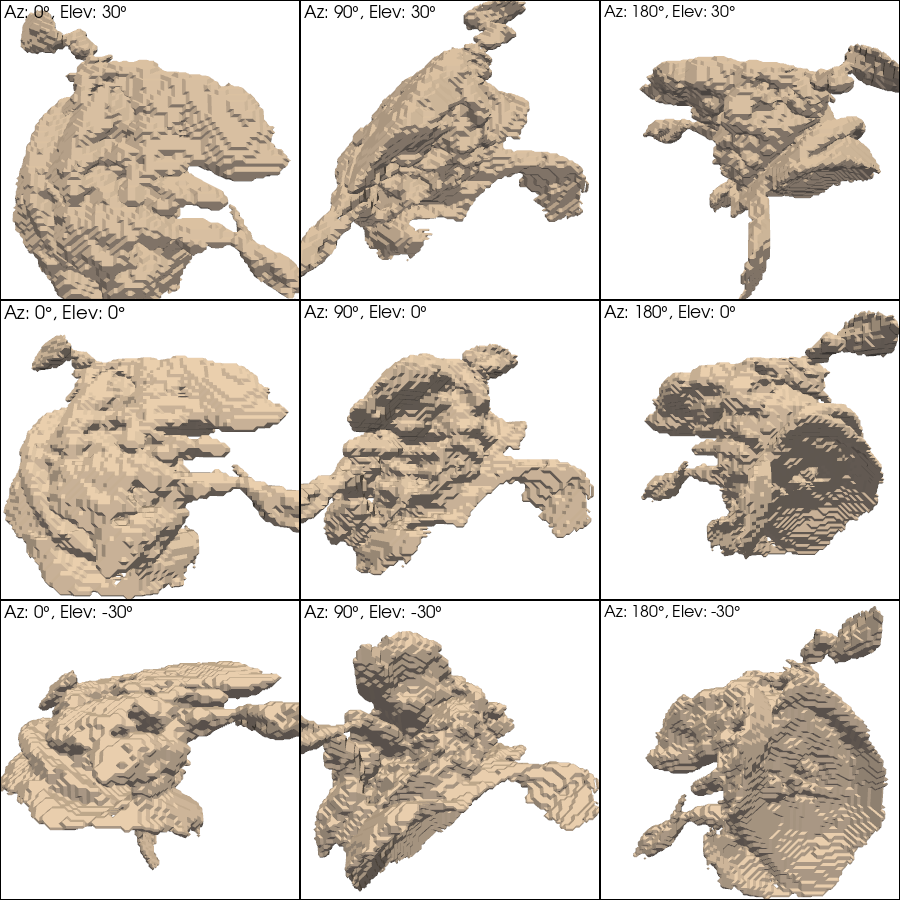
#> input picture figures/outlier_visual/images/Aorta-2_0060_SERIES0002_sdf.png, 900 x 900 px; its folder holds only this picture in this run
$ python view_images.py figures/outlier_visual/images
#> lines starting #> are read from the running program, lines starting #| are printed output that depends on the picture; after the words box and inside, x2 and y2 are one past the last pixel; in counts of white or black regions, pixels touching at a corner belong together
import os
import cv2
import argparse

def main():
    parser = argparse.ArgumentParser(
        description="Quick image viewer for manual quality check and annotation."
    )
    parser.add_argument("folder", type=str, help="Folder containing .png images", default="/work3/bmsha/quality_control/figures/outlier_visual/images/")
    parser.add_argument("--output", type=str, default="/work3/bmsha/quality_control/figures/outlier_visual/outliers.txt",
                        help="Output text file for selected image names")
    args = parser.parse_args()

    # List and sort all .png files in the folder
    folder = args.folder
    image_files = sorted([f for f in os.listdir(folder) if f.lower().endswith('.png')])

    if not image_files:
        print(f"No .png files found in folder: {folder}")
        return

    num_images = len(image_files)
    current_index = 0

    # Open the output file in append mode
    with open(args.output, 'a') as f_out:
        while True:
            # Build full path and load the image
            image_path = os.path.join(folder, image_files[current_index])
            img = cv2.imread(image_path)
#> img is the input picture: shape (900, 900, 3); mean B, G, R 199.2, 208.4, 216.3
            if img is None:
                print(f"Could not load image: {image_path}")
                current_index = (current_index + 1) % num_images
                continue

            # Optionally, add an overlay with the current index and filename
            display_img = img.copy()
            overlay_text = f"[{current_index+1}/{num_images}] {image_files[current_index]}"
            cv2.putText(display_img, overlay_text, (10, 30),
                        cv2.FONT_HERSHEY_SIMPLEX, 1, (0, 255, 0), 2)
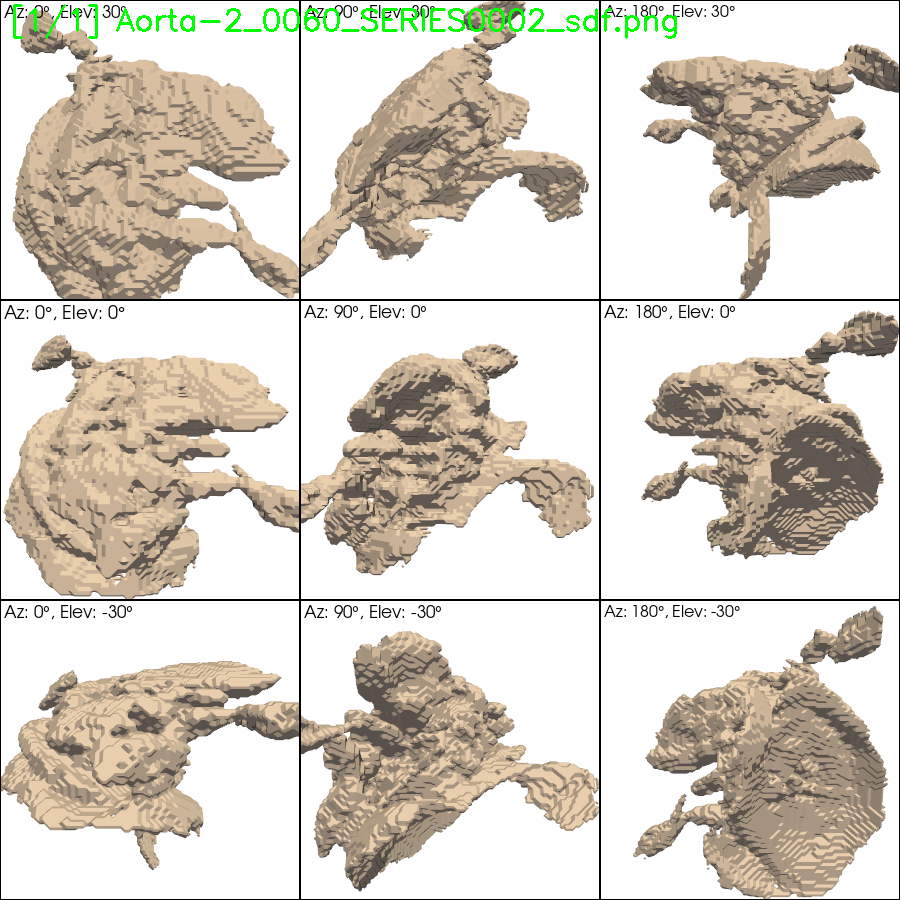
#> display_img: shape (900, 900, 3); 0.58% of pixels changed, all inside (x1, y1, x2, y2) = (13, 4, 677, 39)

            # Display the image in a window
            cv2.imshow("Image Viewer", display_img)

            # Wait for a key press
            key = cv2.waitKey(0) & 0xFF
#> (key Esc is pressed here)

            # Key mappings:
            #   ESC (27) -> exit
            #   Left arrow -> previous image
            #   Right arrow -> next image
            #   Space bar (32) -> select current image and append its name (without .png) to output file

            if key == 27:  # ESC key
                break
            elif key in [81, 2424832]:  # left arrow key (different codes may appear depending on OS)
                current_index = (current_index - 1) % num_images
            elif key in [83, 2555904]:  # right arrow key
                current_index = (current_index + 1) % num_images
            elif key == 32:  # space bar
                # Write filename without extension
                filename_no_ext = os.path.splitext(image_files[current_index])[0]
                f_out.write(filename_no_ext + "\n")
                f_out.flush()
                print(f"Selected: {filename_no_ext}")
                # Optionally, you can automatically move to the next image after selection:
                current_index = (current_index + 1) % num_images

    cv2.destroyAllWindows()

if __name__ == '__main__':
    main()

$ run again, on figures/outlier_visual/images/Aorta-2_0688_SERIES0011_sdf.png
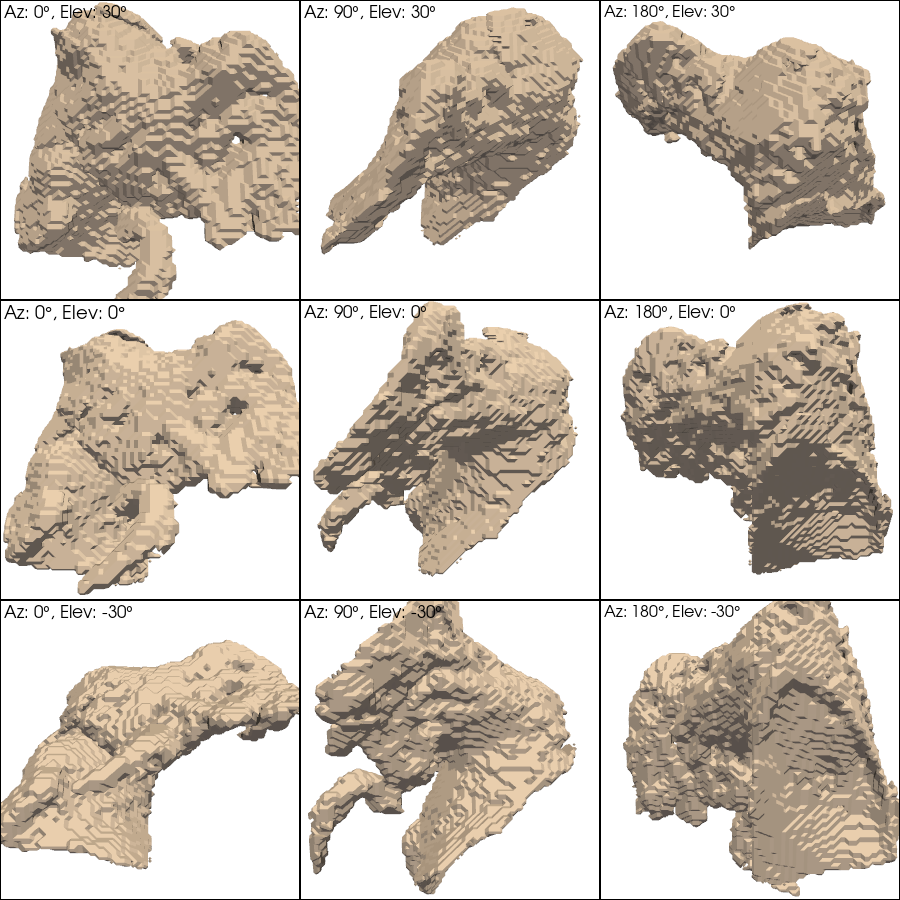
#> input picture figures/outlier_visual/images/Aorta-2_0688_SERIES0011_sdf.png, 900 x 900 px
#> in main, img is the input picture: shape (900, 900, 3); mean B, G, R 188, 198.7, 208
#> in main, `cv2.putText(display_img, overlay_text, (10, 30), cv2.FONT_HERSHEY_SIMP..`:
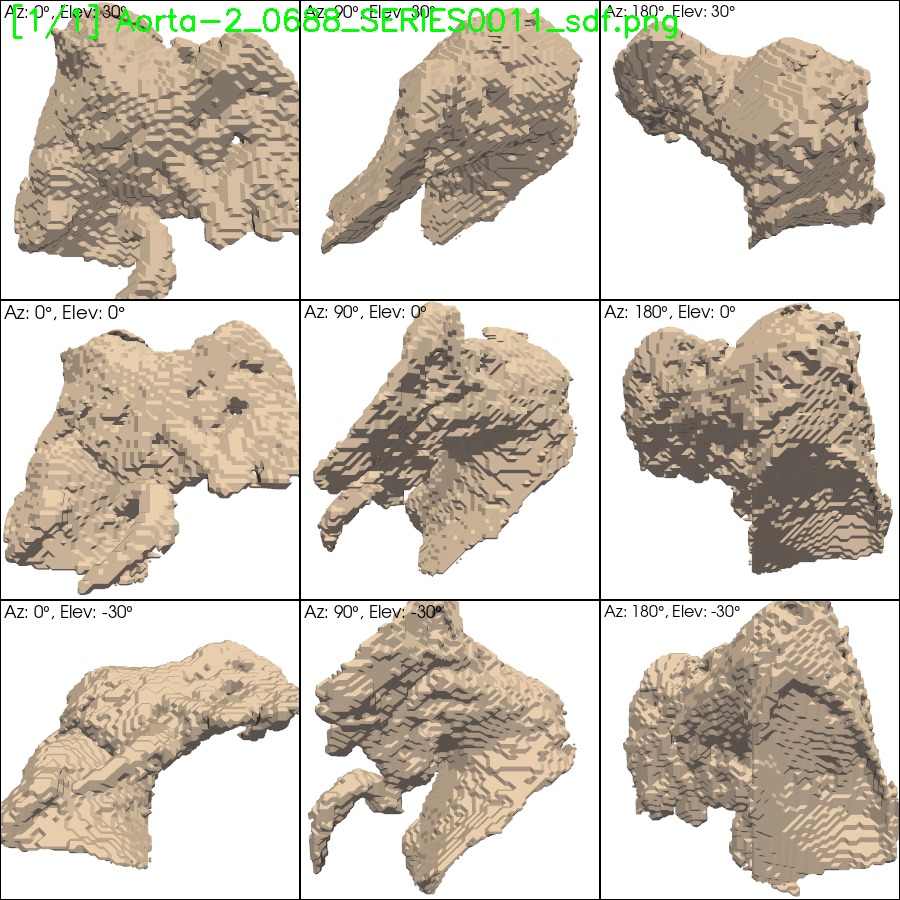
#> display_img: shape (900, 900, 3); 0.56% of pixels changed, all inside (x1, y1, x2, y2) = (13, 4, 677, 39)

$ run again, on figures/outlier_visual/images/Aorta-2_0734_SERIES0011_sdf.png
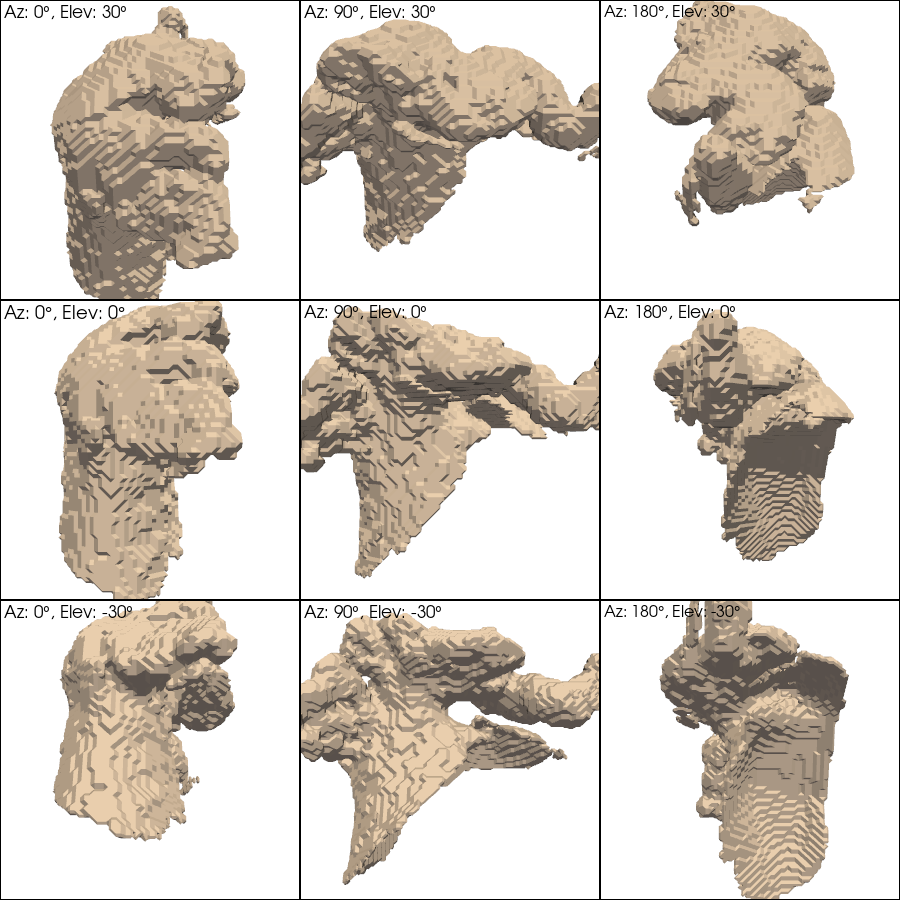
#> input picture figures/outlier_visual/images/Aorta-2_0734_SERIES0011_sdf.png, 900 x 900 px
#> in main, img is the input picture: shape (900, 900, 3); mean B, G, R 200.1, 208.6, 216
#> in main, `cv2.putText(display_img, overlay_text, (10, 30), cv2.FONT_HERSHEY_SIMP..`:
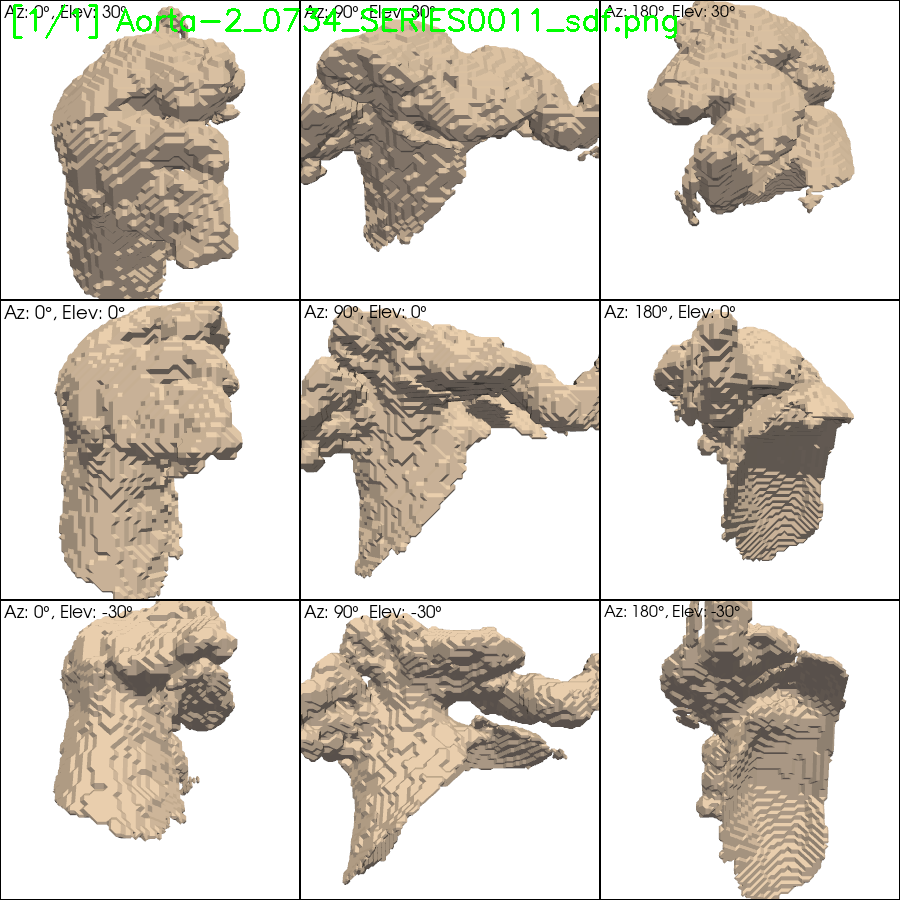
#> display_img: shape (900, 900, 3); 0.54% of pixels changed, all inside (x1, y1, x2, y2) = (13, 4, 677, 39)

$ run again, on figures/outlier_visual/images/Aorta-2_1023_SERIES0001_sdf.png
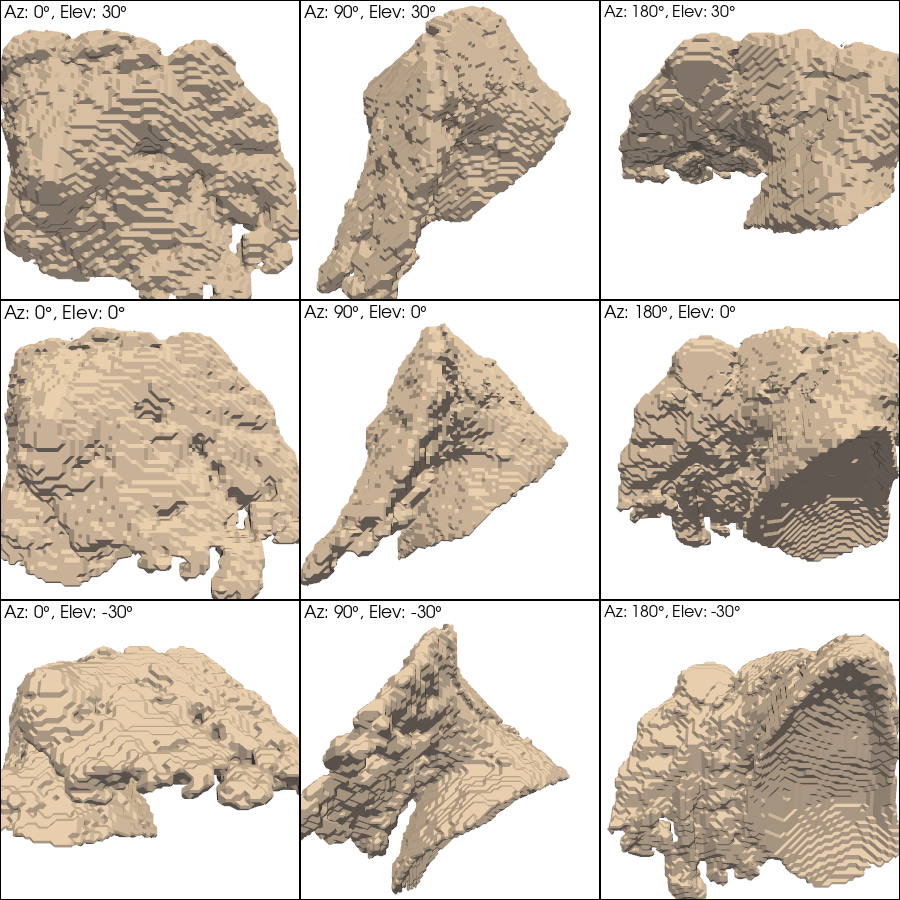
#> input picture figures/outlier_visual/images/Aorta-2_1023_SERIES0001_sdf.png, 900 x 900 px
#> in main, img is the input picture: shape (900, 900, 3); mean B, G, R 186.5, 198.6, 209.1
#> in main, `cv2.putText(display_img, overlay_text, (10, 30), cv2.FONT_HERSHEY_SIMP..`:
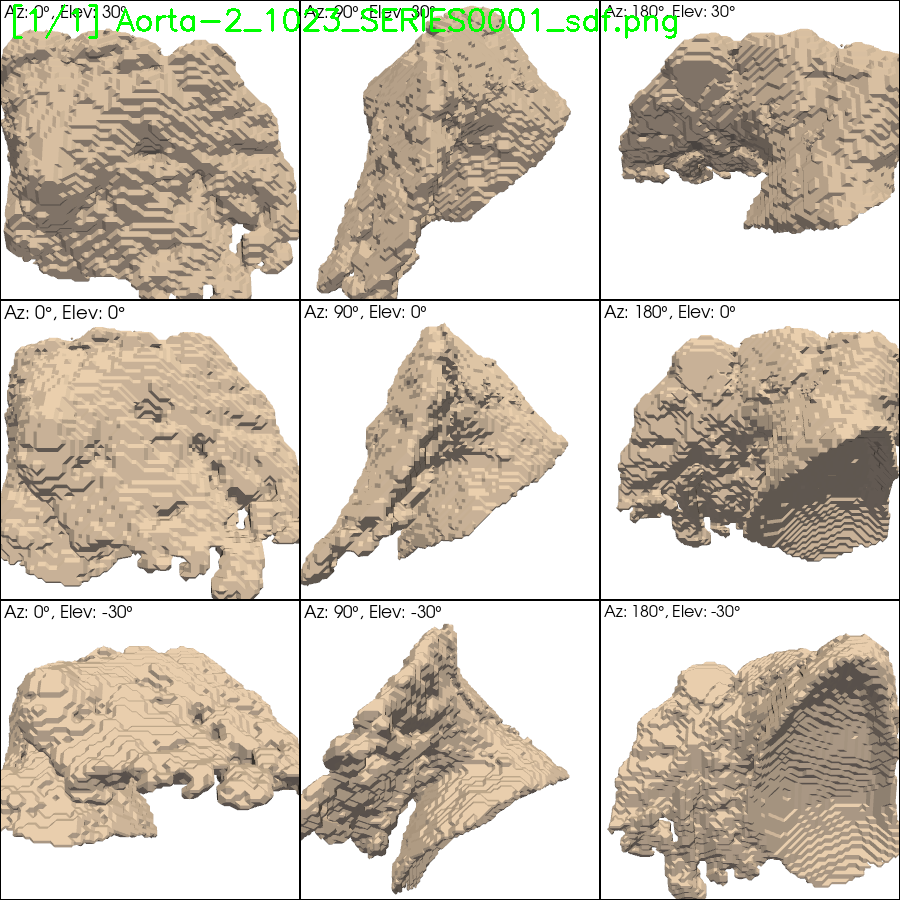
#> display_img: shape (900, 900, 3); 0.55% of pixels changed, all inside (x1, y1, x2, y2) = (13, 4, 677, 39)

$ run again, on figures/outlier_visual/images/Aorta-2_0212_SERIES0009_sdf.png
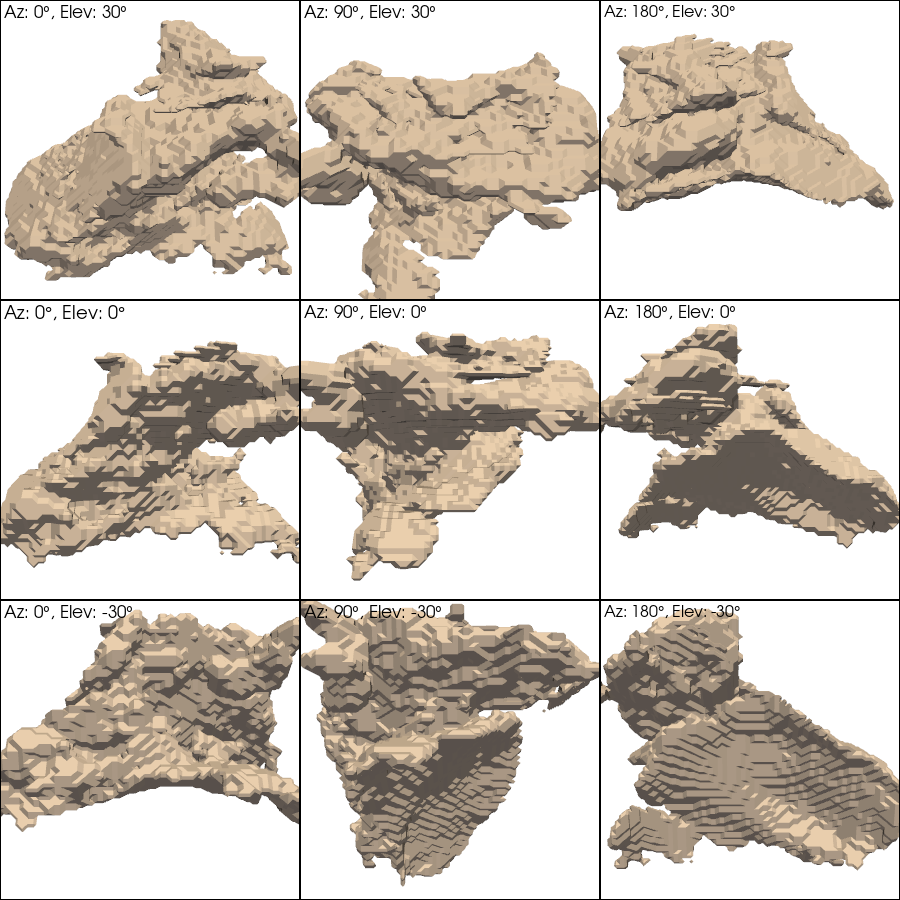
#> input picture figures/outlier_visual/images/Aorta-2_0212_SERIES0009_sdf.png, 900 x 900 px
#> in main, img is the input picture: shape (900, 900, 3); mean B, G, R 188.6, 198.3, 206.8
#> in main, `cv2.putText(display_img, overlay_text, (10, 30), cv2.FONT_HERSHEY_SIMP..`:
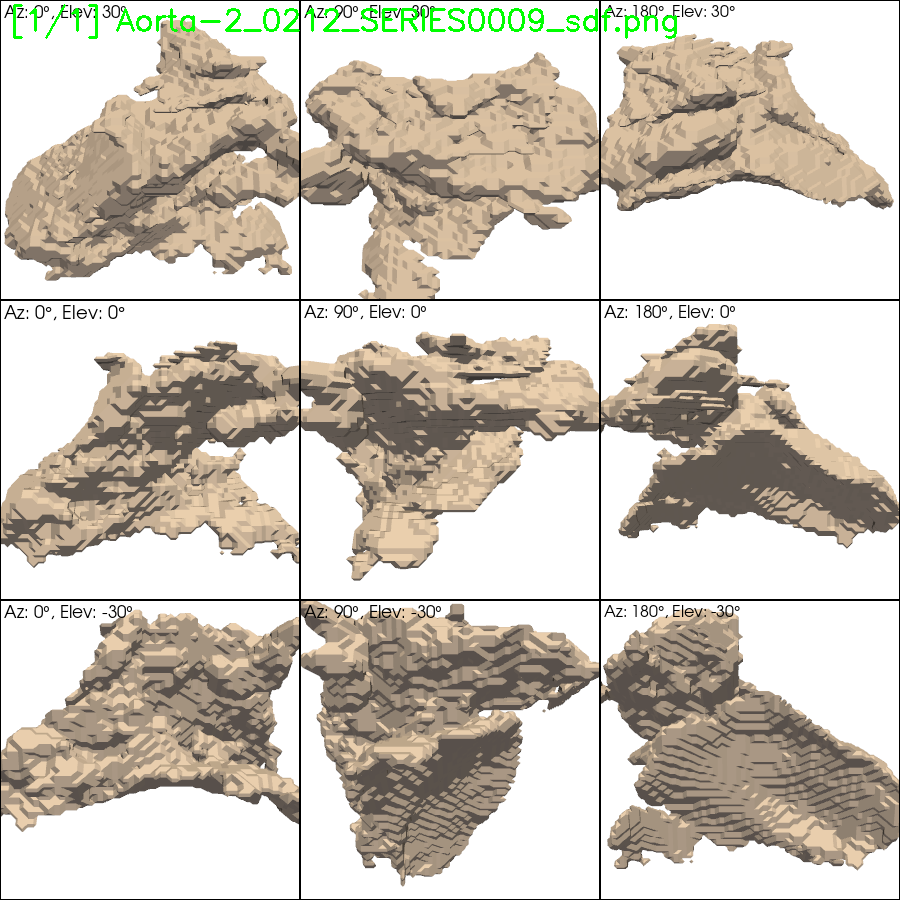
#> display_img: shape (900, 900, 3); 0.56% of pixels changed, all inside (x1, y1, x2, y2) = (13, 4, 677, 39)
